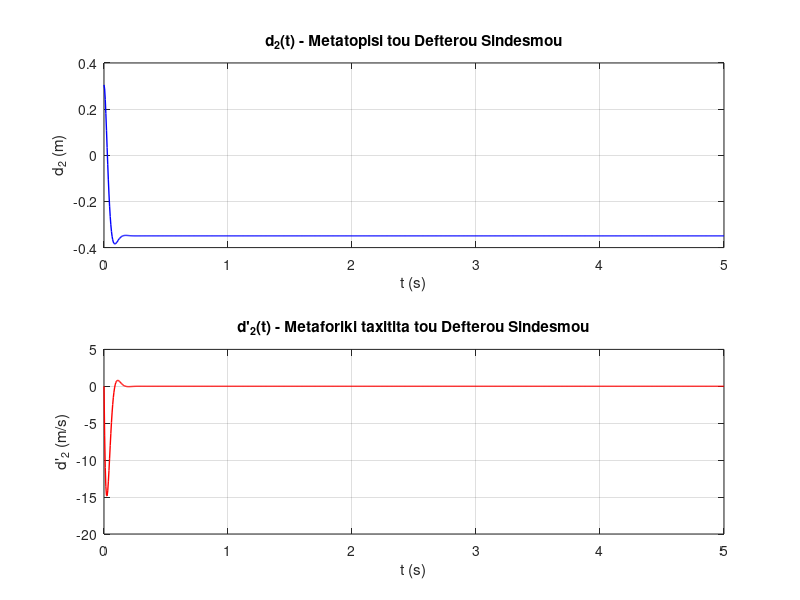

This chart was generated by the following MATLAB code:
% Panagiotis Christodoulou AM 5501
% Charalampos Kounnapis AM 5401
% Dimitris Dimitriou AM 5399

% Pinkas 4
AM=5501;
m2 = 0.5;
g = 9.81;

% Pinakas 3
Kp2 = 1200.0;
Kd2 = 15.0 + AM / 300;
d2_des = -0.4 + AM / 100000;

p = Kd2 / m2; % L_1 + L_2
q = Kp2 / m2; % L_1 * L_2

% Tetragonikos Typos +-
L1 = (-p + sqrt(p^2 - 4*q)) / 2;
L2 = (-p - sqrt(p^2 - 4*q)) / 2;

% Statheri katastasi
steady_state = d2_des - (m2 * g / Kp2);

% Arxikes sinthikes
d2_0 = 0.03 + AM / 20000;
d2_tonos_0 = 0;

% Lynoume gia C1 kai C2
C1_plus_C2 = d2_0 - steady_state;
C1_L1_plus_C2_L2 = d2_tonos_0;

% Kanoume Systima exisoseon gia to C1 and C2
A = [1, 1; L1, L2];
B = [C1_plus_C2; C1_L1_plus_C2_L2];
C = A \ B; % Lynoume to grammiko systima
C1 = C(1);
C2 = C(2);

% Xronos
t = linspace(0, 5, 1000); %1000 simia

% analitiki lisi gia d2(t)
d2 = steady_state + C1 * exp(L1 * t) + C2 * exp(L2 * t);

% analitiki lisi gia d2'(t)
d2_tonos = L1 * C1 * exp(L1 * t) + L2 * C2 * exp(L2 * t);

% Erotima 2 C
% grafiki d2(t)
figure;
subplot(2, 1, 1);
plot(t,d2,'b','LineWidth', 1);
xlabel('t (s)');
ylabel('d_2 (m)');
title('d_2(t) - Metatopisi tou Defterou Sindesmou');
grid on;

% Grafiki d2'(t)
subplot(2, 1, 2);
plot(t,d2_tonos,'r','LineWidth', 1);
xlabel('t (s)');
ylabel("d'_2 (m/s)");
title('d''_2(t) - Metaforiki taxitita tou Defterou Sindesmou');
grid on;
